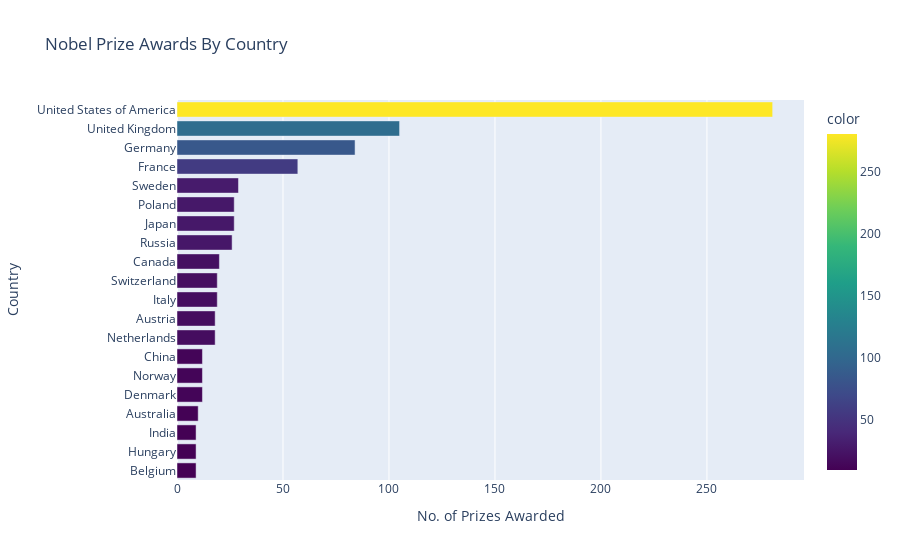

The notebook cell this image was saved under:
### Code cell
h_bar = px.bar(x=top_20_countries.prize,
               y=top_20_countries.index,
               color=top_20_countries.prize,
               color_continuous_scale='Viridis',
               title='Nobel Prize Awards By Country')

h_bar.update_layout(xaxis_title='No. of Prizes Awarded',
                    yaxis_title='Country')

h_bar.show()

### Figure 1 — Plotly figure (JSON) as saved in the notebook; plotly's stock layout.template omitted (floating-point values rounded to 4 significant figures)
{"data": [{"alignmentgroup": "True", "hovertemplate": "x=%{x}<br>y=%{y}<br>color=%{marker.color}<extra></extra>", "legendgroup": "", "marker": {"color": [9, 9, 9, 10, 12, 12, 12, 18, 18, 19, 19, 20, 26, 27, 27, 29, 57, 84, 105, 281], "coloraxis": "coloraxis", "pattern": {"shape": ""}}, "name": "", "offsetgroup": "", "orientation": "h", "showlegend": false, "textposition": "auto", "type": "bar", "x": [9, 9, 9, 10, 12, 12, 12, 18, 18, 19, 19, 20, 26, 27, 27, 29, 57, 84, 105, 281], "xaxis": "x", "y": ["Belgium", "Hungary", "India", "Australia", "Denmark", "Norway", "China", "Netherlands", "Austria", "Italy", "Switzerland", "Canada", "Russia", "Japan", "Poland", "Sweden", "France", "Germany", "United Kingdom", "United States of America"], "yaxis": "y"}], "layout": {"barmode": "relative", "coloraxis": {"colorbar": {"title": {"text": "color"}}, "colorscale": [[0, "#440154"], [0.1111, "#482878"], [0.2222, "#3e4989"], [0.3333, "#31688e"], [0.4444, "#26828e"], [0.5556, "#1f9e89"], [0.6667, "#35b779"], [0.7778, "#6ece58"], [0.8889, "#b5de2b"], [1, "#fde725"]]}, "legend": {"tracegroupgap": 0}, "title": {"text": "Nobel Prize Awards By Country"}, "xaxis": {"anchor": "y", "domain": [0, 1], "title": {"text": "No. of Prizes Awarded"}}, "yaxis": {"anchor": "x", "domain": [0, 1], "title": {"text": "Country"}}}}
